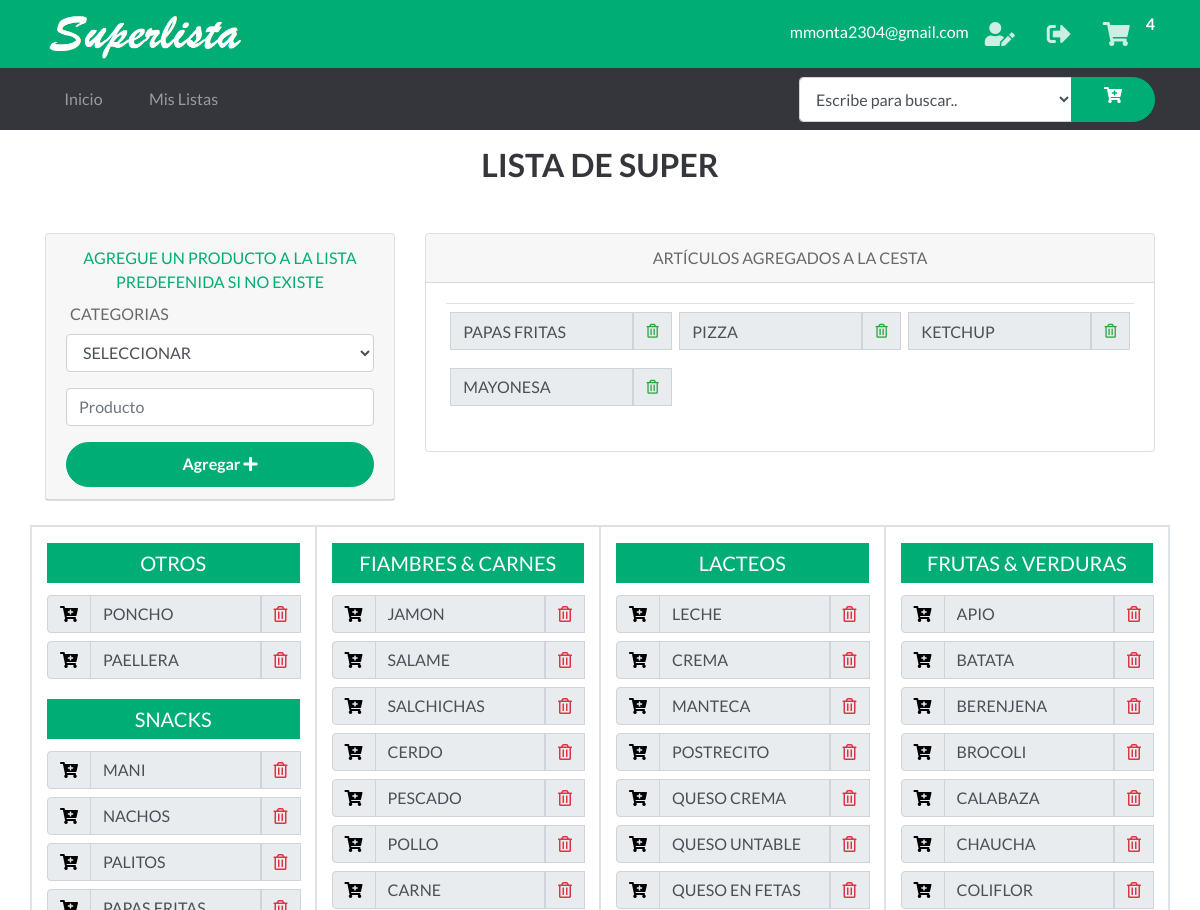
Before: / (signed in, upper part) with the older database file.
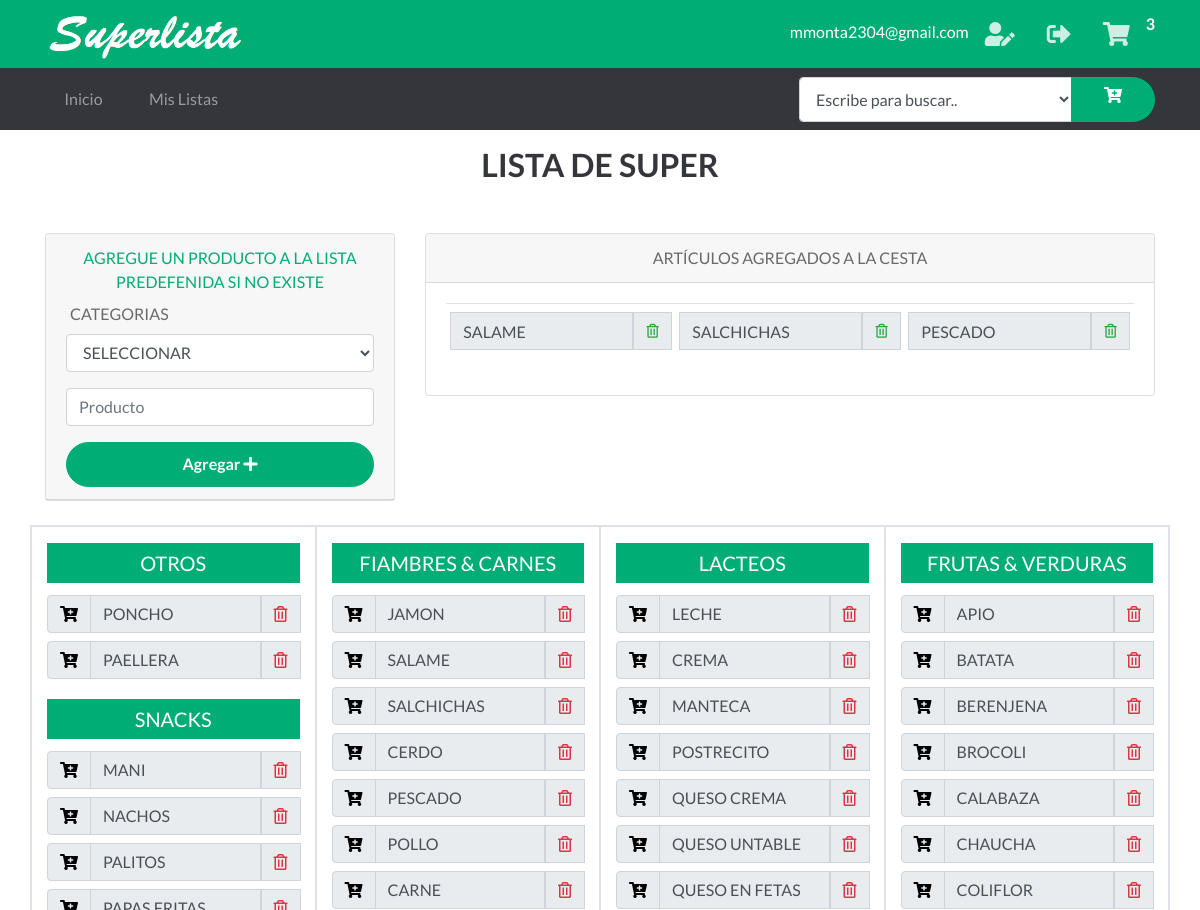
After: the same page with the newer database file.
### tables this page shows
CREATE TABLE "Cesta" (
	"Id"	INTEGER NOT NULL PRIMARY KEY AUTOINCREMENT UNIQUE,
	"Id_Usuario"	INTEGER NOT NULL,
	"Item"	INTEGER NOT NULL,
	"Tachar"	INTEGER,
	"ProductoId"	INTEGER,
FOREIGN KEY("ProductoId") REFERENCES "Productos"("Id")
);

CREATE TABLE "Categorias" (
	"Id"	INTEGER NOT NULL PRIMARY KEY AUTOINCREMENT UNIQUE,
	"Categoria"	TEXT NOT NULL
);

CREATE TABLE "Productos" (
	"Id"	INTEGER NOT NULL PRIMARY KEY AUTOINCREMENT UNIQUE,
	"CategoriaId"	INTEGER NOT NULL,
	"Producto"	TEXT NOT NULL,
	"PropietarioId"	INTEGER NOT NULL,
	FOREIGN KEY("CategoriaId") REFERENCES "Categorias"("Id")
	FOREIGN KEY("PropietarioId") REFERENCES "Usuarios"("Id")
);

### app.py (the view, shortened to what this page needs)
@app.route('/')  # ruta para el home
def home():
    categorias = getAllCategorias()
    if 'nombre' in session:
        productos = getAllProductosUsuarios()
        CestaArticulos = getAllCesta()
        return render_template('home_logged_in.html', categorias=categorias,
                               productos=productos, CestaArticulos=CestaArticulos)

### app.py (called while the page is built)
def get_db():
    db = getattr(g, '_database', None)
    if db is None:
        db = g._database = sqlite3.connect('database1.db')
    return db

@app.teardown_appcontext
def close_connection(exception):
    db = getattr(g, '_database', None)
    if db is not None:
        db.close()

def conectar_db():
    return sqlite3.connect('database1.db')

def getAllProductosUsuarios():
    g.db = conectar_db()
    consulta = 'SELECT * FROM Productos WHERE (PropietarioId= ?)'
    if 'nombre' in session:
        id = session['id']
    cur = g.db.execute(consulta, [id])
    productos_usuarios = [dict(pro_id=row[0], cat_id=row[1], pro_nombre=row[2])
                          for row in cur.fetchall()]
    g.db.close()
    return productos_usuarios

def getAllCategorias():
    cantCarrito()
    g.db = conectar_db()
    cur = g.db.execute('SELECT * FROM Categorias')
    categorias = [dict(cat_id=row[0], cat_nombre=row[1])
                  for row in cur.fetchall()]
    g.db.close()
    return categorias

### templates/home_logged_in.html (shortened to what the changed rows need)
{% extends "layout_logged_in.html" %}
{% block content %}
<section id="lista">
    <div class="container">
        <header class="py-3 text-secondary text-center">
            <h2 class="display-6 font-weight-bold">LISTA DE SUPER</h2>
        </header>
    </div>
    <form action="/ABM_articulos" method="POST">
        <div class="form-group">
            <div class="container">
                <div class="row py-4">
                    <div class="col-8">
                        <div class="card">
                            <div class="card-body">
                                    {%  set contador = namespace(value=0) %}
                                    <table class="table table-borderless table-sm" >
                                        {%  set contador = namespace(value=0) %}
                                        <tbody>
                                            <tr class="tex border" >
                                        {% for CestaArticulo in CestaArticulos %}
                                            {% if  (contador.value % 3) == 0 %}
                                                 </tr>
                                                 <tr>
                                            {% endif %}
                                            <td>
                                                <div class="input-group py-1">
                                                    <input type="text" size="6" name="input" readonly="true" class="form-control"
                                                        value="{{ CestaArticulo.Item_nombre}}" aria-label="Text input with checkbox">
                                                    <div class="input-group-prepend">
                                                        <div class="input-group-text">
                                                            <a href="/DeleteArtCesta_home/{{CestaArticulo.Id}}" i class="fa-sm text-success far fa-trash-alt" style="color:#000000;"></i></a>
                                                        </div>
                                                    </div>
                                                </div>
                                            </td>
                                            {% set contador.value = contador.value + 1 %}
                                        {% endfor %}
                                                </tr>
                                        </tbody>
                                    </table>
                            </div>
                        </div>
                    </div>
                </div>
            </div>
            <div class="container">
                <div class="row border">
                    <div class="col-3 border">
                        <div>
                            {% for categoria in categorias %}
                            <div class="form-group">
                                {% if categoria.cat_id == 9 or categoria.cat_id == 13 or categoria.cat_id ==12  or categoria.cat_id == 11 %}
                                <div class="text h5 py-2 text-center bg-primary text-white">
                                    <span>{{ categoria.cat_nombre }} </span>
                                </div>
                                    {% for producto in productos %}
                                        {% if categoria.cat_id == producto.cat_id  %}
                                        <div class="input-group py-1">
                                            <div class="input-group-prepend">
                                                <div class="input-group-text">
                                                    <a href="/AddArt/{{producto.pro_nombre}}/{{producto.pro_id}}"><i class="fas fa-cart-plus" style="color:black;"></i></a>
                                                </div>
                                            </div>
                                            <input type="text" name="input" readonly="true" class="form-control"
                                                value="{{ producto.pro_nombre }}" aria-label="Text input with checkbox">
                                            <div class="input-group-prepend">
                                                <div class="input-group-text">
                                                    <a href="/deleteArt/{{producto.pro_id}}" i class="text-danger far fa-trash-alt" style="color:#000000;"></i></a>
                                                </div>
                                            </div>
                                        </div>
                                        {% endif %}
                                    {% endfor %}
                                {% endif %}
                            </div>
                            {%endfor%}
                        </div>
                    </div>
                    <div class="col-3 border">
                        <div>
                            {% for categoria in categorias %}
                            <div class="form-group">
                                {% if categoria.cat_id == 5 or categoria.cat_id == 2 or categoria.cat_id == 6 or categoria.cat_id == 10 %}
                                <div class="text h5 py-2 text-center bg-primary text-white">
                                    <span>{{ categoria.cat_nombre }} </span>
                                </div>
                                    {% for producto in productos %}
                                        {% if categoria.cat_id == producto.cat_id  %}
                                        <div class="input-group py-1">
                                            <div class="input-group-prepend">
                                                <div class="input-group-text">
                                                    <a href="/AddArt/{{producto.pro_nombre}}/{{producto.pro_id}}"><i class="fas fa-cart-plus" style="color:black;"></i></a>
                                                </div>
                                            </div>
                                            <input type="text" readonly="true" class="form-control"
                                                value="{{ producto.pro_nombre }}" aria-label="Text input with checkbox">
                                            <div class="input-group-prepend">
                                                <div class="input-group-text">
                                                    <a href="/deleteArt/{{producto.pro_id}}" i class="text-danger far fa-trash-alt" style="color:#000000;"></i></a>
                                                </div>
                                            </div>
                                        </div>
                                        {% endif %}
                                    {% endfor %}
                                {% endif %}
                            </div>
                            {%endfor%}
                        </div>
                    </div>
                    <div class="col-3 border">
                        <div>
                            {% for categoria in categorias %}
                            <div class="form-group">
                                {% if categoria.cat_id == 7 or categoria.cat_id == 3 or categoria.cat_id == 4 %}
                                <div class="text h5 py-2 text-center bg-primary text-white">
                                    <span>{{ categoria.cat_nombre }} </span>
                                </div>
                                    {% for producto in productos %}
                                        {% if categoria.cat_id == producto.cat_id  %}
                                        <div class="input-group py-1">
                                            <div class="input-group-prepend">
                                                <div class="input-group-text">
                                                    <a href="/AddArt/{{producto.pro_nombre}}/{{producto.pro_id}}"><i class="fas fa-cart-plus" style="color:black;"></i></a>
                                                </div>
                                            </div>
                                            <input type="text" readonly="true" class="form-control"
                                                value="{{ producto.pro_nombre }}" aria-label="Text input with checkbox">
                                            <div class="input-group-prepend">
                                                <div class="input-group-text">
                                                    <a href="/deleteArt/{{producto.pro_id}}" i class="text-danger far fa-trash-alt" style="color:#000000;"></i></a>
                                                </div>
                                            </div>
                                        </div>
                                        {% endif %}
                                    {% endfor %}
                                {% endif %}
                            </div>
                            {%endfor%}
                        </div>
                    </div>
                    <div class="col-3 border py-3">
                        <div>
                            {% for categoria in categorias %}
                            <div class="form-group">
                                {% if categoria.cat_id == 1 or categoria.cat_id == 8 %}
                                <div class="text h5 py-2 text-center bg-primary text-white">
                                    <span>{{ categoria.cat_nombre }} </span>
                                </div>
                                    {% for producto in productos %}
                                        {% if categoria.cat_id == producto.cat_id  %}
                                        <div class="input-group py-1">
                                            <div class="input-group-prepend">
                                                <div class="input-group-text">
                                                    <a href="/AddArt/{{producto.pro_nombre}}/{{producto.pro_id}}"><i class="fas fa-cart-plus" style="color:black;"></i></a>
                                                </div>
                                            </div>
                                            <input type="text" readonly="true" class="form-control"
                                                value="{{ producto.pro_nombre }}" aria-label="Text input with checkbox">
                                            <div class="input-group-prepend">
                                                <div class="input-group-text">
                                                    <a href="/deleteArt/{{producto.pro_id}}" i class="text-danger far fa-trash-alt" style="color:#000000;"></i></a>
                                                </div>
                                            </div>
                                        </div>
                                        {% endif %}
                                    {% endfor %}
                                {% endif %}
                            </div>
                            {%endfor%}
                        </div>
                    </div>
                </div>
            </div>
    </form>
    {% endblock %}

Changed rows visible on the page:
removed Cesta: input "PAPAS FRITAS"
removed Cesta: input "PIZZA"
removed Cesta: input "KETCHUP"
removed Cesta: input "MAYONESA"
added Cesta: input "SALAME"
added Cesta: input "SALCHICHAS"
added Cesta: input "PESCADO"
Other visible differences:
{{ session['carrito'] }}: "4" → "3"
